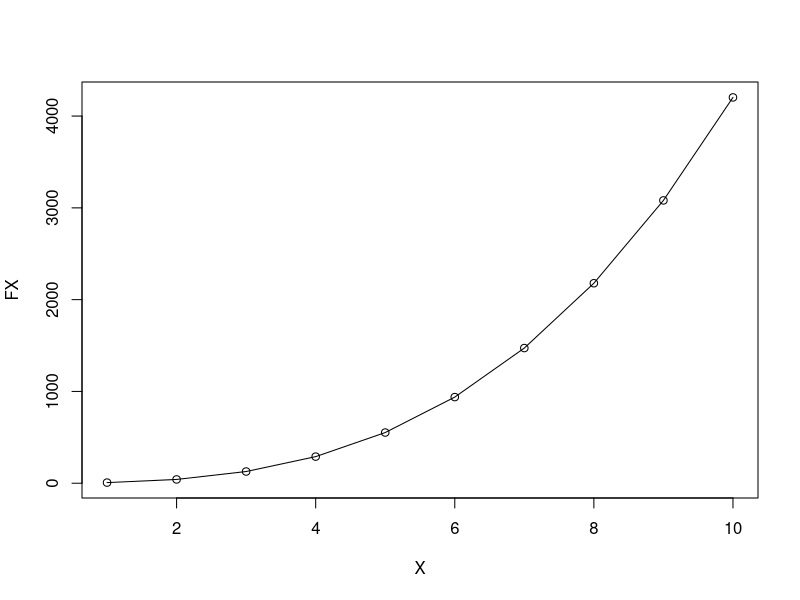

Recreate this plot in R.
## ---- chunk 1
knitr::opts_chunk$set(echo = TRUE)
## ---- chunk 2
library(knitr)
X=c(1,2,3,4,5,6,7,8,9,10)
FX=4*X^3+2*X^2+sqrt(X)
df=data.frame(X,FX)
kable(df)
plot(X,FX)
lines(X,FX)
